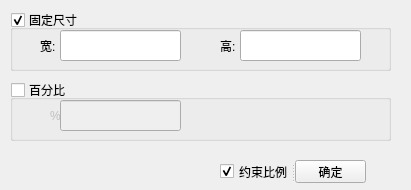
<?xml version="1.0" encoding="UTF-8"?>
<ui version="4.0">
 <class>DialogResize</class>
 <widget class="QDialog" name="DialogResize">
  <property name="geometry">
   <rect>
    <x>0</x>
    <y>0</y>
    <width>411</width>
    <height>190</height>
   </rect>
  </property>
  <property name="windowTitle">
   <string>尺寸</string>
  </property>
  <widget class="QGroupBox" name="groupBoxValue">
   <property name="enabled">
    <bool>true</bool>
   </property>
   <property name="geometry">
    <rect>
     <x>10</x>
     <y>10</y>
     <width>381</width>
     <height>61</height>
    </rect>
   </property>
   <property name="title">
    <string>固定尺寸</string>
   </property>
   <property name="checkable">
    <bool>true</bool>
   </property>
   <widget class="QLabel" name="label">
    <property name="geometry">
     <rect>
      <x>30</x>
      <y>30</y>
      <width>54</width>
      <height>12</height>
     </rect>
    </property>
    <property name="text">
     <string>宽:</string>
    </property>
   </widget>
   <widget class="QLabel" name="label_2">
    <property name="geometry">
     <rect>
      <x>210</x>
      <y>30</y>
      <width>54</width>
      <height>12</height>
     </rect>
    </property>
    <property name="text">
     <string>高:</string>
    </property>
   </widget>
   <widget class="QLineEdit" name="lineEditWidth">
    <property name="geometry">
     <rect>
      <x>50</x>
      <y>20</y>
      <width>121</width>
      <height>31</height>
     </rect>
    </property>
    <property name="focusPolicy">
     <enum>Qt::StrongFocus</enum>
    </property>
   </widget>
   <widget class="QLineEdit" name="lineEditHeight">
    <property name="geometry">
     <rect>
      <x>230</x>
      <y>20</y>
      <width>121</width>
      <height>31</height>
     </rect>
    </property>
   </widget>
  </widget>
  <widget class="QGroupBox" name="groupBoxPercentage">
   <property name="geometry">
    <rect>
     <x>10</x>
     <y>80</y>
     <width>381</width>
     <height>61</height>
    </rect>
   </property>
   <property name="title">
    <string>百分比</string>
   </property>
   <property name="flat">
    <bool>false</bool>
   </property>
   <property name="checkable">
    <bool>true</bool>
   </property>
   <property name="checked">
    <bool>false</bool>
   </property>
   <widget class="QLabel" name="label_3">
    <property name="geometry">
     <rect>
      <x>40</x>
      <y>30</y>
      <width>54</width>
      <height>12</height>
     </rect>
    </property>
    <property name="text">
     <string>%:</string>
    </property>
   </widget>
   <widget class="QLineEdit" name="lineEditPer">
    <property name="geometry">
     <rect>
      <x>50</x>
      <y>20</y>
      <width>121</width>
      <height>31</height>
     </rect>
    </property>
   </widget>
  </widget>
  <widget class="QSplitter" name="splitter">
   <property name="geometry">
    <rect>
     <x>220</x>
     <y>160</y>
     <width>146</width>
     <height>23</height>
    </rect>
   </property>
   <property name="orientation">
    <enum>Qt::Horizontal</enum>
   </property>
   <widget class="QCheckBox" name="checkBox">
    <property name="text">
     <string>约束比例</string>
    </property>
    <property name="checked">
     <bool>true</bool>
    </property>
   </widget>
   <widget class="QPushButton" name="btnEnter">
    <property name="text">
     <string>确定</string>
    </property>
    <property name="autoDefault">
     <bool>false</bool>
    </property>
   </widget>
  </widget>
 </widget>
 <resources/>
 <connections>
  <connection>
   <sender>btnEnter</sender>
   <signal>clicked()</signal>
   <receiver>DialogResize</receiver>
   <slot>accept()</slot>
   <hints>
    <hint type="sourcelabel">
     <x>337</x>
     <y>211</y>
    </hint>
    <hint type="destinationlabel">
     <x>199</x>
     <y>115</y>
    </hint>
   </hints>
  </connection>
 </connections>
</ui>
